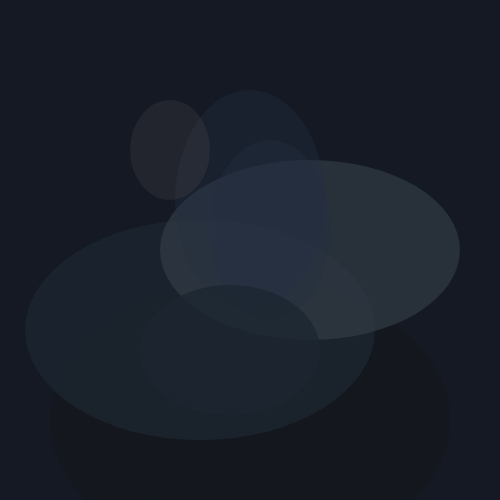
Frame 1 (no input)
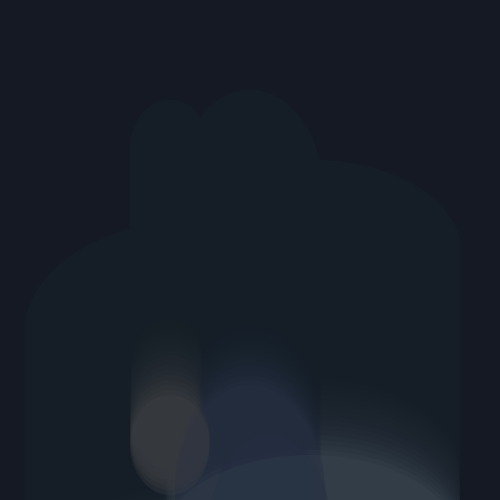
Frame 60 (no input)
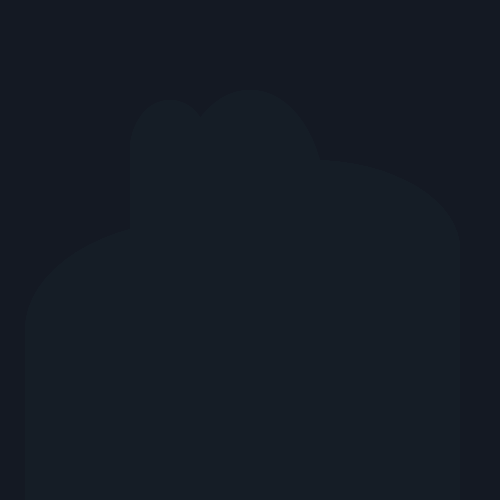
Frame 120 (the mouse pressed at the canvas centre since frame 60)

The p5.js sketch that drew these frames (run headless with seeded random() and noise() and a simulated clock; from frame 60 on, the mouse is pressed at the canvas centre):

// p5.js sketch
// ── sketch.js
let x;


function setup() {
  createCanvas(500, 500);
  background(20, 25, 35);
  x=0;
}
function draw() {   

  let colors = [
    color(40, 50, 70, 100),
    color(60, 70, 80, 150),
    color(30, 40, 50, 200),
    color(20, 25, 30, 220),
    color(70, 70, 75, 80)
  ];

  noStroke();

  fill(colors[3]);
  ellipse(width / 2, height - 80+x, 400, 280);
  ellipse(width / 2 + 30, height - 50+x, 300, 200);

  fill(colors[2]);
  ellipse(width / 2 - 50, height / 2 + 80+x, 350, 220);
  
  fill(colors[1]);
  ellipse(width / 2 + 60, height / 2+x, 300, 180);

  fill(colors[0]);
  ellipse(width / 2, height / 2 - 50+x, 150, 220);

  ellipse(width / 2 + 20, height / 2 - 20+x, 120, 180);
  
  fill(colors[4]);
  ellipse(width / 2 - 80, 150+x, 80, 100);
  
  fill(colors[2]);
  ellipse(width/2 - 20, height - 150+x, 180, 130);

  fill(20, 25, 35, 30);
  rect(0, 0, width, height);
  x=x+5
}
